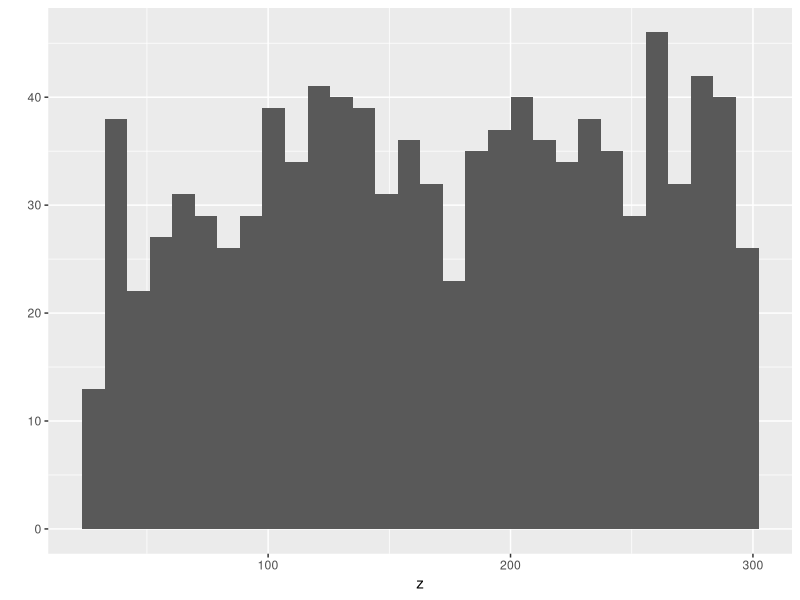
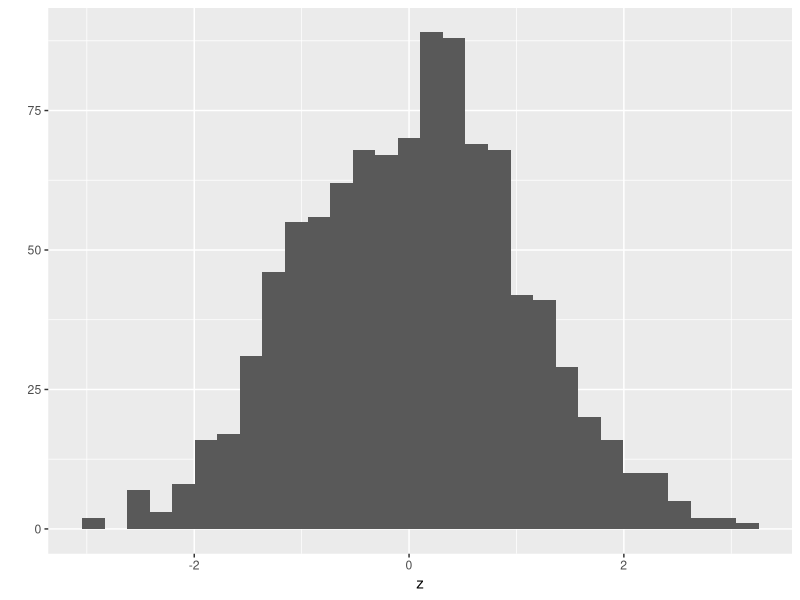

The R source for these figures, in order: (Note: this script raises an error after producing the figures.)

# Basic R commands and usage
# 30 January 2018
# Kyle Dittmer

 #Control + Shift + C will annotate any line of code that is highlighted 

# Using the assignment operator 
x <- 5 #preferred 
print(x)
y=4 #legal but not used except in function
y=y+1.1
y<- y+1
plantHeight<- 5.5

#------beginning of class for 02/01/18-------------

z <- c(3,7,7,10) #simple atomic vector
print(z)
typeof(z) #get the varible type
str(z) #get the structure of the variable
is.numeric(z) #logican test for variable type
is.character(z) 

# c always "flattens to an atomic vector
z <- c(c(3,4),c(5,6))
print(z)

# character strings with single or double quotes
z<-c("perch","bass","trout","red snapper")
print(z)

#use both quote types for an internal quote

z<-c("this is only 'one' character strong",'a second string')
str(z)

#logical TRUE FALSE 
z<-c(TRUE,TRUE,FALSE)
is.numeric(z)
is.logical(z)

#Three properties of atomic vectors
#Type of atomic vector
z<-c(1.1,2.2,3.2)
typeof(z)
is.numeric(z)

#length of vector
length(z)

#name of vectors elements (optional)
z<- runif(5) #random uniform (0,1)
names(z)

#add names after variable is created
names(z)<- c("chow","pug","beagle","greyhound","akita")
print(z)

#add names when variable is built
z2<-c(gold=3.3,silver=10,lead=2)
print(z2)
names(z2) <- NULL
print(z2)
names(z2)<- c("copper","zinc")
print(z2)

#special data values
#NA for missing values
z<-c(3.2,3.3,NA)
length(z)
typeof(z[3])
#missing values can trip up basic function
mean(z) #does not work!
is.na(z) #checks for missing valeus (the NAs)
!is.na(z) # ! is the NOT function
mean(!is.na(z)) #WRONG
mean(z[!is.na(z)]) #do it this way

#--------------------------------------------
#NaN, Inf -Inf #bad results from numeric calculations
z<-0/0
print(z)
z<-1/0
print(z)
z<--1/0
print(z)
z<--0/1 #OK
print(z)
z<-1/0
print(z)
#-----------------------------------------------
# NULL is an object that is nothing
z<-NULL
typeof(z)
length(z)
is.null(z)
# Three properties of atomic vectors
# Coercion
a<-c(2.1,2.2)
typeof(a)
b<-c("purple","green")
typeof(b)
d<-c(a,b)
print(d)
typeof(d)
#hierarchy of conversion
# logical -> intergers -> double -> character 

a<- runif(10)
print(a) 
a > 0.5    #logical operation
temp<- a > 0.5 # hold these logical values
sum(temp)
# what proportion of the valeus are > 0.5 
mean(a>0.5)

# qualifying exam question: approximately what proportion of observations from a normal (0,1) random variable are >2.0)
mean(rnorm(1000000)>2.0)
#------------ Vectorazation
z<-c(10,20,30)
z+1
y<-c(1,2,3)
z+y #element-by-element matching

short<- c(1,2)
z+short # what happens?
z^2

#creating vectors 
# create an empty vector
z<-vector(mode="numeric",length=0)
print(z)

#add eleemnts to empty vector
z<-c(z,5) #don't do this in your code
print(z)

# instead create a vector of pre-defined length 
z<- rep(0,100)
z[1]<-3.3
z<-rep(NA,100)
head(z)
typeof(z)
z[c(1,2)]<-c("Washington",2.2)
typeof(z)

#generate a long list of names 
MyVector <- runif(100) # get 100 random uniform values 
myNames <- paste("File",seq(1:length(MyVector)),".txt",sep="")
head(myNames)
names(MyVector) <- myNames
head(MyVector)

#-------------------2/6/18----------------------
rep("mystring",3)
rep(x=0.5,times=6)
rep(times=6,x=0.5)
myVec <- c(1,2,3)
rep(myVec,times=2)
rep(x=myVec,each=2)
rep(x=myVec,times=myVec)
rep(x=1:3,times=3:1)

# seq for creating sequences
seq(from=2,to=4)
seq(from=2,to=4,by=0.5)
seq(from=2,to=4,length=7)
x <- seq(from=2,to=4,length=7)
1:x
1:length(x)
seq_along(x) #better than previous line
1:5
seq(1:5)
seq_len(10)
x<-vector(mode="numeric",length=0)
str(x)
1:length(x)
seq_along(x)

#using random numbers
runif(1)
set.seed(100)
runif(1)
runif(n=5,min=100,max=200)
library(ggplot2) #graphics library
z<-runif(1000,min=30,max=300)
qplot(x=z)

# random normal values
z <- rnorm(1000)
qplot(x=z)
z<- rnorm(n=1000,mean=30,std=20)
qplot(x=z)

#use the sample function to draw from an existing vector
longVec<- seq_len(10)
longVec
sample(x=longVec)
sample(x=longVec,size=3) #sample without replacement
sample(x=longVec,size=3,replace = TRUE)
myWeights<- c(rep(20,5),rep(100,5))
sample(x=longVec,replace=T,prob = myWeights)
sample(x=longVec,replace=F,prob = myWeights)

#subsetting of atomic vectors
z<-c(3.1,9.2,1.3,0.4,7.5)
#subsetting on positive index values
z[2]
z[c(2,3)]
z[2:3]
#subsetting on negative index values
z[-c(2,3)]
#subset by creating a boolean vector to select elements that meet a condition
z<3 #just gives index values
z[z<3] #gives actual values
which(z<3) 
myCriteria<-z<3
z[myCriteria]
z[which(z<3)]
zx<-c(NA,z)
zx[zx<3] #missing values retained
zx[which(zx<3)] #missing values dropped

#keep entire vector
z[] #prints entire vector
z[-(length(z):(length(z)-2))]

# subset on names of vector elements
z
names(z) <- letters[seq_along(z)]
z
z[c("b","d","e")]

#generate the set of all numbers from 1 to 100 that are divisible by 9 
q<- seq_len(100)
q[q%%9==0]

# ------ 02/08/18-------------------------------

3<4
3>5:7
3==4 # equals 
3=4 #gives an error 
3 !=4  #does not equal 

#set operators 
# compare two atomic vector and return one atomic vector 
# will always strip out duplicate elements before the comparison 

i <- c(1,1:7)
print(i)
j <- 3:10 
print(j) 
union(i,j) #all of the elements  
intersect(i,j) #common elements
setdiff(i,j) # uniquue elements of i not in j 
setdiff(j,i) # uniquie elements of j not in i

#set operators that return a signle boolean
setequal(i,j) #are the two vectors identical?
setequal(i,i)
is.element(i,j) #compare elements in i to j
is.element(j,i)
i %in% j # are elements in i also in j? 

#logical operators 
z <- 10:20
z < 15
z < 20 & z > 17 # AND operator 
z < 20 | z >17 # OR operator 
